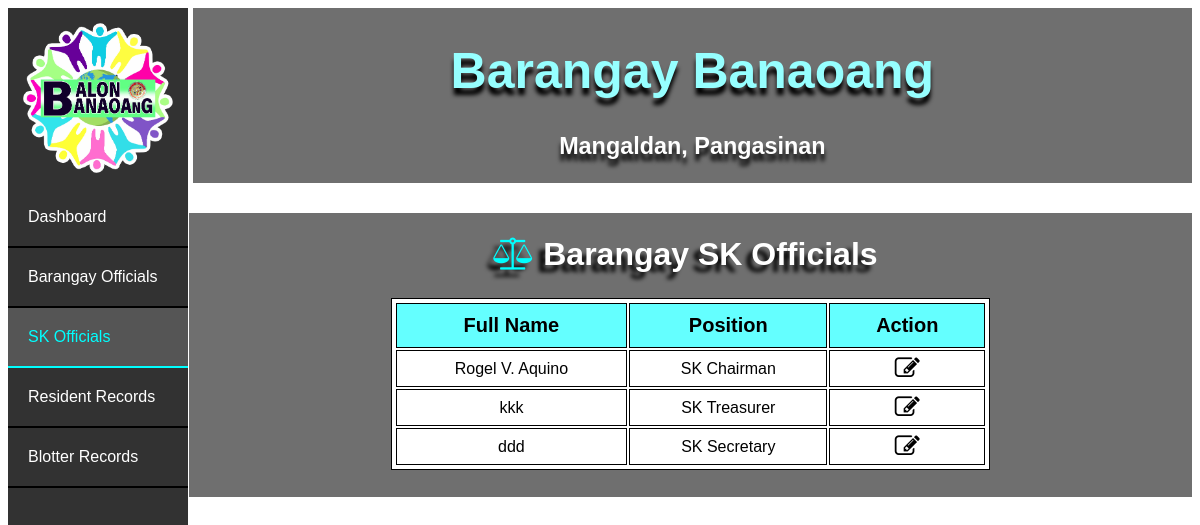
The page /list_sks on the database its author committed.
### bis/models.py (models this page shows)
class Sk(models.Model):
    full_name = models.CharField(max_length=30)
    position = models.CharField(max_length=30)

### bis/views.py (the view)
# urls.py: path('list_sks', views.list_sks, name='list_sks'),
def list_sks(request):
    sks = Sk.objects.all()
    return render(request, 'list_sks.html', { 'sks_list' : sks })

### bis/templates/list_sks.html (shortened to what this page needs)
<!DOCTYPE html>
<html lang="en">
<head>
    {% load static %}
    <link rel="stylesheet" href="{% static 'index.css' %}">
    <link rel="stylesheet" type="text/css" href="https://maxcdn.bootstrapcdn.com/font-awesome/4.7.0/css/font-awesome.min.css">
</head>
<body>
  <div class="banr">
    <div class="bant"><h1>Barangay Banaoang</h1></div>
    <div class="bant2"><h3>Mangaldan, Pangasinan</h3></div>
</div>
<ul>
  <div class="logo1"></div>
  <li><a href="index">Dashboard</a></li>
  <li><a href="list_officials">Barangay Officials</a></li>
  <li><a class="active" href="list_sks">SK Officials</a></li>
  <li><a href="list_residents">Resident Records</a></li>
  <li><a href="list_blotters">Blotter Records</a></li>
</ul>
<div class="cont">
  <h1 class="h"><i class="fa fa-balance-scale" style="color:cyan"></i> Barangay SK Officials</h1>
    <table style="width: 60%; margin-left: 20%;">
        <tr>
          <th>Full Name</th>
          <th>Position</th>
          <th>Action</th>
        </tr>
        {% for sk in sks_list %}
        <tr>
          <td>{{ sk.full_name }}</td>
          <td>{{ sk.position }}</td>
          <td><a href="/edit_sk/{{ sk.pk }}"><i class="fa fa-edit"></a></td>
        </tr>
        {% endfor %}
      </table>
    </div>
</body>
</html>

### bis/static/index.css (style rules this page uses)
body { font-family: sans-serif; background-image: url("bg.jpg"); background-repeat: no-repeat; background-size: 100%; }
ul { list-style-type: none; margin: 0; padding:0; width: 15%; background-color:rgba(50, 50, 50); position: fixed; height: 100%; overflow: auto; }
li a { display: block; color:white; padding: 20px 20px; text-decoration: none; border-bottom:2px solid black; }
li a.active { background-color: #555; color: cyan; border-color: cyan; }
.logo1 { background-image: url("blogo.png"); background-repeat: no-repeat; background-size: 90%; background-position: center; padding:50%; }
.banr { float: right; background-color:rgba(50, 50, 50, 0.7); width: 84.4%; }
.bant { text-align: center; font-size: 25px; color: rgb(150, 255, 255); text-shadow: 0px 7px 4px #000000; }
.bant2 { font-size: 20px; text-align: center; color: white; text-shadow: 0px 7px 4px #000000; }
.cont { padding:2px ; margin-top: 2.5%; float: right; background-color:rgba(50, 50, 50, 0.7); width: 84.4%; }
table, th, td { background-color: white; border: 1px solid black; }
table { margin-left: 10%; width: 80%; padding: 2px; margin-bottom: 2.5%; margin-top: 2.5%; }
th { background-color: rgb(100, 255, 255); padding: 10px; font-size: 20px; }
td { padding: 5px; text-align: center; }
.h { text-align: center; color: white; margin-right: 1%; text-shadow: -6px 7px 4px #000000; }

### bis/templates/list_sks.html (style rules this page uses)
.fa-edit { color:black; font-size: 25px; }

### rows shown on the page
Sk: full_name "Rogel V. Aquino", position "SK Chairman"
Sk: full_name "kkk", position "SK Treasurer"
Sk: full_name "ddd", position "SK Secretary"
